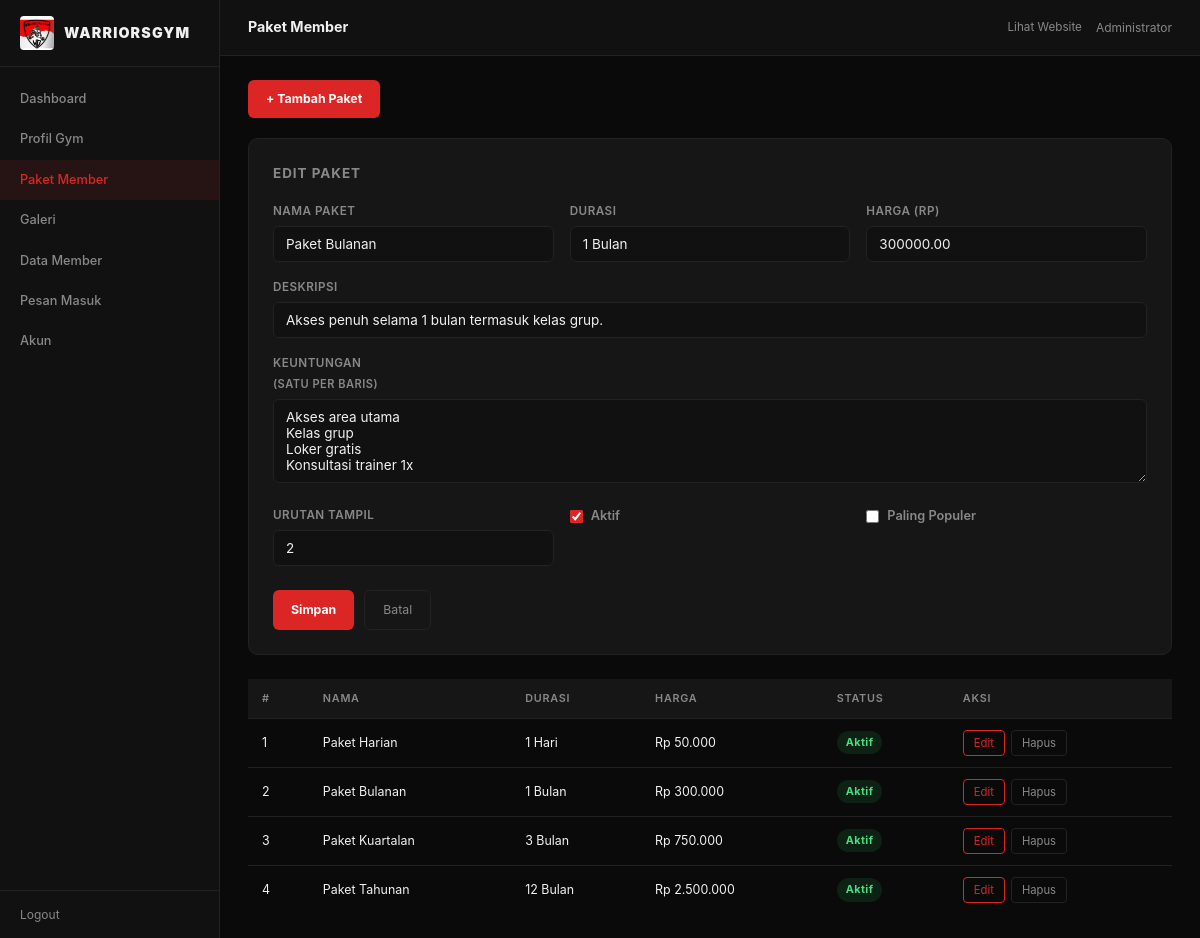
/admin/pages/paket.php?action=edit&id=2 (signed in), run on the app's committed database.
### tables this page shows
CREATE TABLE IF NOT EXISTS packages (
    id            INT UNSIGNED     AUTO_INCREMENT PRIMARY KEY,
    name          VARCHAR(100)     NOT NULL               COMMENT 'Nama paket (mis. Monthly, Quarterly)',
    duration      VARCHAR(50)      NOT NULL               COMMENT 'Durasi paket (mis. 1 Bulan, 3 Bulan)',
    price         DECIMAL(12,2)    NOT NULL DEFAULT 0.00,
    description   TEXT                                    COMMENT 'Deskripsi singkat paket',
    benefits      TEXT                                    COMMENT 'Daftar keuntungan (JSON array atau teks)',
    display_order SMALLINT         NOT NULL DEFAULT 0     COMMENT 'Urutan tampil di halaman publik',
    is_active     TINYINT(1)       NOT NULL DEFAULT 1,
    created_by    INT UNSIGNED     NOT NULL,
    created_at    TIMESTAMP        DEFAULT CURRENT_TIMESTAMP,
    updated_at    TIMESTAMP        DEFAULT CURRENT_TIMESTAMP
                                   ON UPDATE CURRENT_TIMESTAMP,
    CONSTRAINT fk_packages_admin
        FOREIGN KEY (created_by) REFERENCES admins (id)
        ON UPDATE CASCADE ON DELETE RESTRICT
);

### admin/config/db.php (called while the page is built, shortened)
<?php
function e(string $s): string {
    return htmlspecialchars($s, ENT_QUOTES, 'UTF-8');
}
function fmtPrice(float $price): string {
    return 'Rp ' . number_format($price, 0, ',', '.');
}

### admin/pages/paket.php (the view, shortened to what this page needs)
<?php
require_once '../../config/db.php';
$pdo = db();
$action = $_GET['action'] ?? '';
$id     = (int)($_GET['id'] ?? 0);
$edit = null;
if (($action === 'edit') && $id) {
    $edit = $pdo->prepare('SELECT * FROM packages WHERE id=?');
    $edit->execute([$id]);
    $edit = $edit->fetch();
}
$packages = $pdo->query('SELECT * FROM packages ORDER BY display_order, id')->fetchAll();
require_once '../../includes/header.php';
?>
<div class="page-actions">
  <a href="?action=add" class="btn-primary">+ Tambah Paket</a>
</div>
<?php if ($action === 'add' || $action === 'edit'): ?>
<?php $b = $edit ? implode("\n", json_decode($edit['benefits'] ?? '[]', true) ?: []) : ''; ?>
<div class="form-card">
  <h3><?= $edit ? 'Edit Paket' : 'Paket Baru' ?></h3>
  <form method="POST" action="?<?= $edit ? 'action=edit&id='.$edit['id'] : 'action=add' ?>">
    <div class="field-row cols-3">
      <div class="field">
        <label>Nama Paket</label>
        <input type="text" name="name" value="<?= e($edit['name'] ?? '') ?>" required>
      </div>
      <div class="field">
        <label>Durasi</label>
        <input type="text" name="duration" value="<?= e($edit['duration'] ?? '') ?>" placeholder="1 Bulan" required>
      </div>
      <div class="field">
        <label>Harga (Rp)</label>
        <input type="number" name="price" value="<?= $edit['price'] ?? 0 ?>" min="0" required>
      </div>
    </div>
    <div class="field">
      <label>Deskripsi</label>
      <input type="text" name="description" value="<?= e($edit['description'] ?? '') ?>">
    </div>
    <div class="field">
      <label>Keuntungan <small>(satu per baris)</small></label>
      <textarea name="benefits" rows="4"><?= e($b) ?></textarea>
    </div>
    <div class="field-row cols-3">
      <div class="field">
        <label>Urutan Tampil</label>
        <input type="number" name="display_order" value="<?= $edit['display_order'] ?? 0 ?>">
      </div>
      <div class="field field-check">
        <label><input type="checkbox" name="is_active" <?= ($edit['is_active'] ?? 1) ? 'checked' : '' ?>> Aktif</label>
      </div>
      <div class="field field-check">
        <label><input type="checkbox" name="featured" <?= !empty($edit['featured']) ? 'checked' : '' ?>> Paling Populer</label>
      </div>
    </div>
    <div class="form-actions">
      <button type="submit" class="btn-primary">Simpan</button>
      <a href="paket.php" class="btn-ghost">Batal</a>
    </div>
  </form>
</div>
<?php endif; ?>
<table class="data-table">
  <thead>
    <tr><th>#</th><th>Nama</th><th>Durasi</th><th>Harga</th><th>Status</th><th>Aksi</th></tr>
  </thead>
  <tbody>
  <?php if ($packages): ?>
  <?php foreach ($packages as $p): ?>
    <tr>
      <td><?= (int)$p['display_order'] ?></td>
      <td><?= e($p['name']) ?></td>
      <td><?= e($p['duration']) ?></td>
      <td><?= fmtPrice((float)$p['price']) ?></td>
      <td><span class="badge badge-<?= $p['is_active'] ? 'active' : 'expired' ?>"><?= $p['is_active'] ? 'Aktif' : 'Nonaktif' ?></span></td>
      <td class="row-actions">
        <a href="?action=edit&id=<?= $p['id'] ?>" class="btn-edit">Edit</a>
        <a href="?action=delete&id=<?= $p['id'] ?>" class="btn-del" onclick="return confirm('Hapus paket ini?')">Hapus</a>
      </td>
    </tr>
  <?php endforeach; ?>
  <?php else: ?>
    <tr><td colspan="6" class="empty-note">Belum ada paket.</td></tr>
  <?php endif; ?>
  </tbody>
</table>
<?php require_once '../../includes/footer.php'; ?>

### admin/admin.css (style rules this page uses)
*, *::before, *::after { box-sizing: border-box; margin: 0; padding: 0; }
:root { --accent: #DC2626; --accent-lt: #EF4444; --accent-dk: #B91C1C; --bg: #0a0a0a; --bg2: #111111; --surface: #161616; --border: #222222; --text: #F0F0F0; --text2: #888888; --text3: #3a3a3a; --radius: 6px; --sidebar-w: 220px; --font: 'Inter', system-ui, sans-serif; }
html { font-size: 15px; }
body { background: var(--bg); color: var(--text); font-family: var(--font); line-height: 1.6; }
a { color: inherit; text-decoration: none; }
input, select, textarea, button { font-family: var(--font); font-size: .9rem; }
.field { margin-bottom: 16px; }
.field label { display: block; font-size: .78rem; font-weight: 600; color: var(--text2); margin-bottom: 5px; text-transform: uppercase; letter-spacing: .04em; }
.field small { display: block; font-size: .74rem; color: var(--text2); margin-top: 4px; }
.field input, .field select, .field textarea { width: 100%; padding: 9px 12px; background: var(--bg2); border: 1px solid var(--border); border-radius: var(--radius); color: var(--text); transition: border-color .15s; }
.field textarea { resize: vertical; min-height: 80px; }
.field-check label { display: flex; align-items: center; gap: 8px; font-size: .85rem; text-transform: none; letter-spacing: 0; cursor: pointer; }
.field-check input[type="checkbox"] { width: auto; margin: 0; accent-color: var(--accent); }
.field-row { display: grid; gap: 16px; }
.field-row.cols-3 { grid-template-columns: 1fr 1fr 1fr; }
.form-card { background: var(--surface); border: 1px solid var(--border); border-radius: 10px; padding: 24px; margin-bottom: 24px; }
.form-card h3 { font-size: .9rem; font-weight: 700; margin-bottom: 18px; color: var(--text2); text-transform: uppercase; letter-spacing: .07em; }
.form-actions { display: flex; gap: 10px; margin-top: 8px; }
.btn-primary { display: inline-flex; align-items: center; gap: 6px; padding: 9px 18px; background: var(--accent); color: #fff; border: none; border-radius: var(--radius); font-size: .82rem; font-weight: 700; cursor: pointer; transition: background .15s; }
.btn-ghost { display: inline-flex; align-items: center; padding: 9px 18px; background: transparent; color: var(--text2); border: 1px solid var(--border); border-radius: var(--radius); font-size: .82rem; cursor: pointer; transition: all .15s; }
.btn-edit { padding: 3px 10px; font-size: .75rem; border: 1px solid var(--accent); color: var(--accent); border-radius: 4px; transition: all .15s; }
.btn-del { padding: 3px 10px; font-size: .75rem; border: 1px solid var(--border); color: var(--text2); border-radius: 4px; transition: all .15s; }
.page-actions { margin-bottom: 20px; }
.data-table { width: 100%; border-collapse: collapse; font-size: .83rem; }
.data-table thead { background: var(--surface); }
.data-table th { padding: 11px 14px; text-align: left; font-size: .72rem; text-transform: uppercase; letter-spacing: .07em; color: var(--text2); font-weight: 600; white-space: nowrap; }
.data-table td { padding: 11px 14px; border-top: 1px solid var(--border); vertical-align: middle; }
.row-actions { display: flex; gap: 6px; }
.badge { display: inline-block; padding: 3px 9px; border-radius: 20px; font-size: .72rem; font-weight: 700; letter-spacing: .04em; }
.badge-active { background: rgba(34,197,94,.12); color: #4ade80; }

### data on the page
packages: name "Paket Bulanan", duration "1 Bulan", price "300000.00", description "Akses penuh selama 1 bulan termasuk kelas grup.", benefits "Akses area utama Kelas grup Loker gratis Konsultasi trainer 1x", display_order "2", is_active "☑", price "Rp 300.000", shows "Aktif"
packages: display_order "1", name "Paket Harian", duration "1 Hari", price "Rp 50.000", is_active "Aktif"
packages: display_order "3", name "Paket Kuartalan", duration "3 Bulan", price "Rp 750.000", is_active "Aktif"
packages: display_order "4", name "Paket Tahunan", duration "12 Bulan", price "Rp 2.500.000", is_active "Aktif"

### other printed values
$label "Dashboard"
$label "Profil Gym"
$label "Paket Member"
$label "Galeri"
$label "Data Member"
$label "Pesan Masuk"
$label "Akun"
$pageTitle "Paket Member"
$_SESSION['admin_name'] "Administrator"
